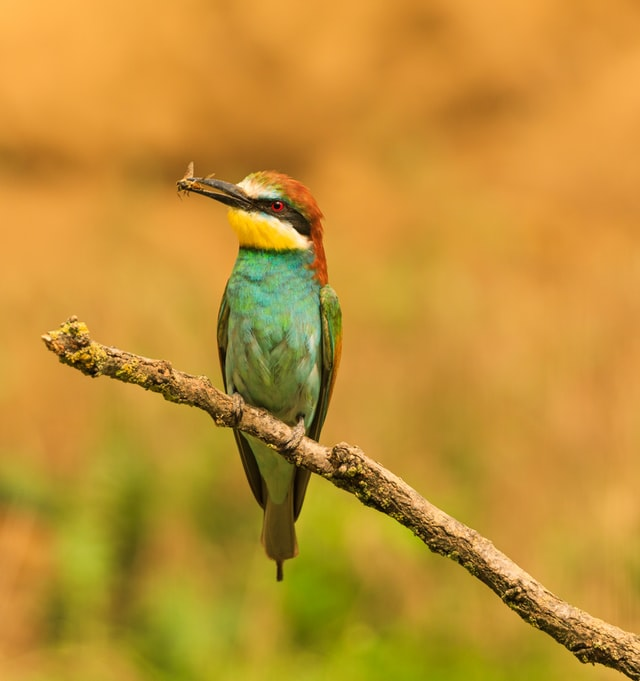
#> input picture Task2/cv2/Tutorial1/basics/images/bird.jpg, 640 x 681 px
$ jupyter execute masking.ipynb
#> lines starting #> are read from the running program, lines starting #| are printed output that depends on the picture; after the words box and inside, x2 and y2 are one past the last pixel; in counts of white or black regions, pixels touching at a corner belong together
[cell 1]
import cv2
import numpy as np
import matplotlib.pyplot as plt

[cell 2]
def display(*img):
    for i,j in enumerate(img):
        cv2.imshow(f'{i}',j)
    cv2.waitKey(0)
    cv2.destroyAllWindows()

[cell 3]
img=cv2.imread('../basics/images/bird.jpg')
#> img is the input picture: shape (681, 640, 3); mean B, G, R 50.7, 144.7, 193.4
img=img.copy()

[cell 4]
display(img)

[cell 5]
mask=np.zeros(img.shape[:2],dtype=np.uint8)
display(mask)

[cell 6]
cx,cy=mask.shape[1]//2,mask.shape[0]//2
#> cx = 320; cy = 340
cv2.rectangle(mask,(cx-200,cy-300),(cx+200,cy+200),255,-1)
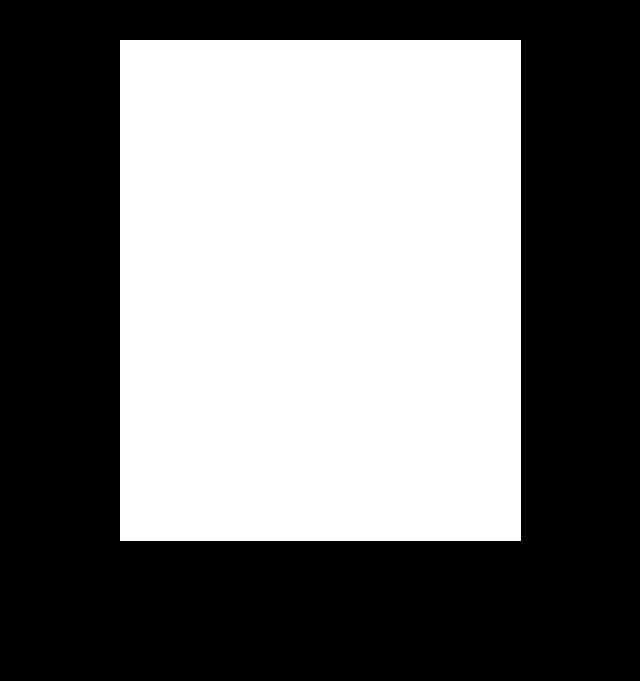
#> mask: shape (681, 640); 46.1% white; 1 white region, box (x1, y1, x2, y2) and area: (120, 40, 521, 541) 200901
display(mask)

[cell 7]
img_mask=cv2.bitwise_and(img,img,mask=mask)
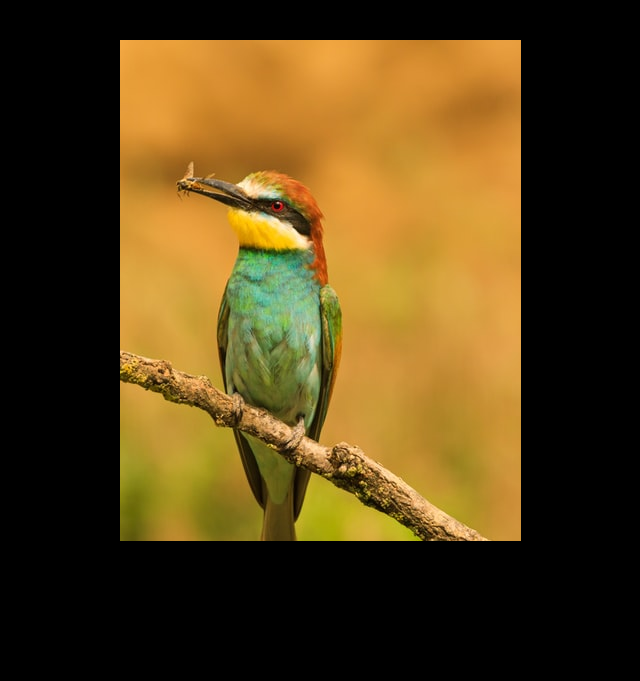
#> img_mask: shape (681, 640, 3); mean B, G, R 23.7, 64.5, 86.3
display(img_mask)

[cell 8]
img_mask=cv2.bitwise_and(img,img,mask=~mask)
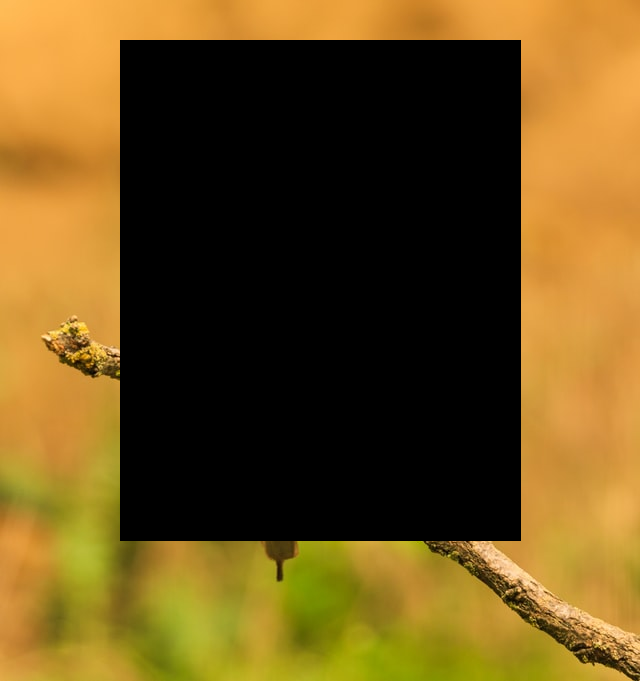
#> img_mask: shape (681, 640, 3); mean B, G, R 27, 80.2, 107
display(img_mask)

[cell 9]
mask=np.zeros(img.shape[:2],dtype=np.uint8)
cx,cy=mask.shape[1]//2,mask.shape[0]//2
cv2.circle(mask,(cx,cy),200,255,-1)
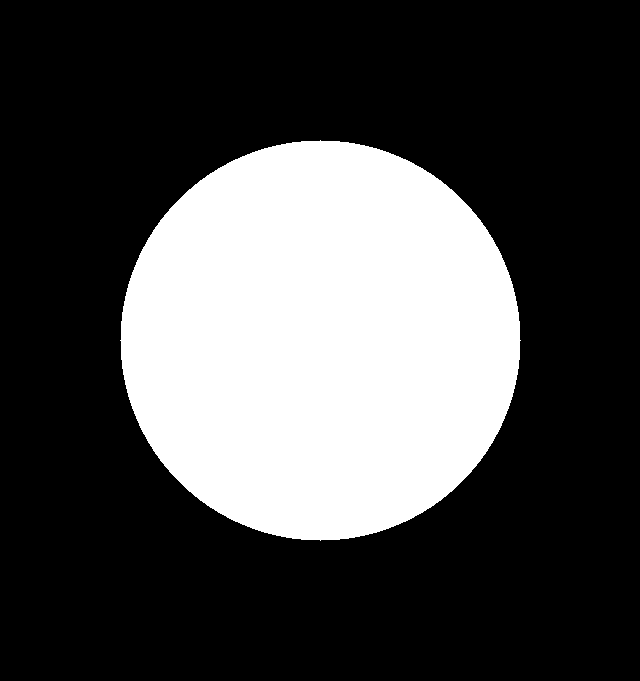
#> mask: shape (681, 640); 28.8% white; 1 white region, box (x1, y1, x2, y2) and area: (120, 140, 521, 541) 125629
img_mask=cv2.bitwise_and(img,img,mask=mask)
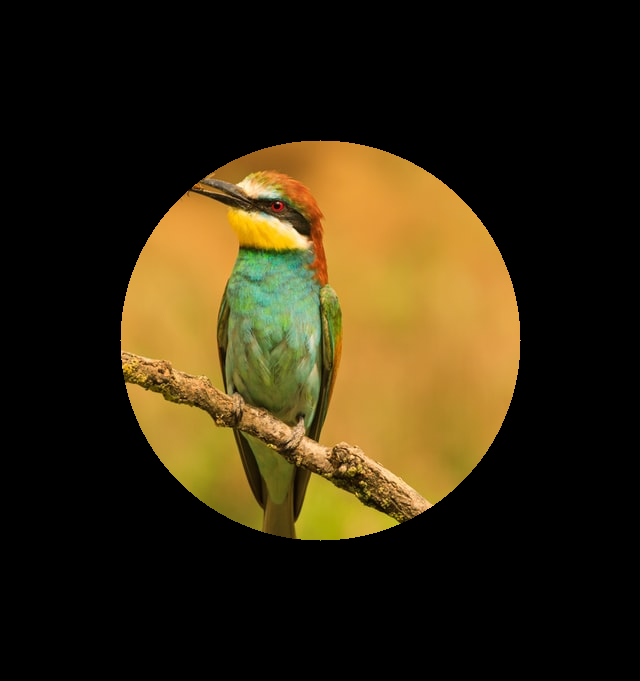
#> img_mask: shape (681, 640, 3); mean B, G, R 15.6, 40.3, 51.7
display(img_mask)
